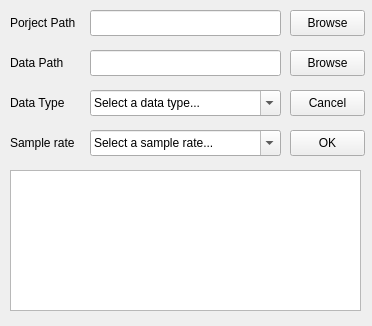
<?xml version="1.0" encoding="UTF-8"?>
<ui version="4.0">
 <class>rhd2avz</class>
 <widget class="QMainWindow" name="rhd2avz">
  <property name="geometry">
   <rect>
    <x>0</x>
    <y>0</y>
    <width>372</width>
    <height>326</height>
   </rect>
  </property>
  <property name="windowTitle">
   <string notr="true">Arc NeuroWave Visualizer</string>
  </property>
  <widget class="QWidget" name="centralwidget">
   <widget class="QLabel" name="label_path">
    <property name="geometry">
     <rect>
      <x>10</x>
      <y>10</y>
      <width>71</width>
      <height>26</height>
     </rect>
    </property>
    <property name="text">
     <string>Porject Path</string>
    </property>
   </widget>
   <widget class="QLineEdit" name="lineEdit_path">
    <property name="geometry">
     <rect>
      <x>90</x>
      <y>10</y>
      <width>191</width>
      <height>26</height>
     </rect>
    </property>
   </widget>
   <widget class="QPushButton" name="pushButton_browse">
    <property name="geometry">
     <rect>
      <x>290</x>
      <y>10</y>
      <width>75</width>
      <height>26</height>
     </rect>
    </property>
    <property name="text">
     <string>Browse</string>
    </property>
   </widget>
   <widget class="QComboBox" name="comboBox_2">
    <property name="geometry">
     <rect>
      <x>90</x>
      <y>90</y>
      <width>191</width>
      <height>26</height>
     </rect>
    </property>
    <property name="editable">
     <bool>true</bool>
    </property>
    <property name="currentText">
     <string>Select a data type...</string>
    </property>
   </widget>
   <widget class="QLabel" name="label">
    <property name="geometry">
     <rect>
      <x>10</x>
      <y>90</y>
      <width>71</width>
      <height>26</height>
     </rect>
    </property>
    <property name="text">
     <string>Data Type</string>
    </property>
    <property name="wordWrap">
     <bool>false</bool>
    </property>
   </widget>
   <widget class="QLabel" name="label_2">
    <property name="geometry">
     <rect>
      <x>10</x>
      <y>130</y>
      <width>71</width>
      <height>26</height>
     </rect>
    </property>
    <property name="text">
     <string>Sample rate</string>
    </property>
   </widget>
   <widget class="QComboBox" name="comboBox">
    <property name="geometry">
     <rect>
      <x>90</x>
      <y>130</y>
      <width>191</width>
      <height>26</height>
     </rect>
    </property>
    <property name="editable">
     <bool>true</bool>
    </property>
    <property name="currentText">
     <string notr="true">Select a sample rate...</string>
    </property>
    <property name="maxVisibleItems">
     <number>9</number>
    </property>
   </widget>
   <widget class="QPushButton" name="pushButton">
    <property name="geometry">
     <rect>
      <x>290</x>
      <y>130</y>
      <width>75</width>
      <height>26</height>
     </rect>
    </property>
    <property name="text">
     <string>OK</string>
    </property>
   </widget>
   <widget class="QPushButton" name="pushButton_2">
    <property name="geometry">
     <rect>
      <x>290</x>
      <y>90</y>
      <width>75</width>
      <height>26</height>
     </rect>
    </property>
    <property name="text">
     <string>Cancel</string>
    </property>
   </widget>
   <widget class="QTextEdit" name="textEdit_log">
    <property name="geometry">
     <rect>
      <x>10</x>
      <y>170</y>
      <width>351</width>
      <height>141</height>
     </rect>
    </property>
    <property name="verticalScrollBarPolicy">
     <enum>Qt::ScrollBarAsNeeded</enum>
    </property>
    <property name="readOnly">
     <bool>true</bool>
    </property>
   </widget>
   <widget class="QLineEdit" name="lineEdit_path_2">
    <property name="geometry">
     <rect>
      <x>90</x>
      <y>50</y>
      <width>191</width>
      <height>26</height>
     </rect>
    </property>
   </widget>
   <widget class="QPushButton" name="pushButton_browse_2">
    <property name="geometry">
     <rect>
      <x>290</x>
      <y>50</y>
      <width>75</width>
      <height>26</height>
     </rect>
    </property>
    <property name="text">
     <string>Browse</string>
    </property>
   </widget>
   <widget class="QLabel" name="label_path_2">
    <property name="geometry">
     <rect>
      <x>10</x>
      <y>50</y>
      <width>71</width>
      <height>26</height>
     </rect>
    </property>
    <property name="text">
     <string>Data Path</string>
    </property>
   </widget>
  </widget>
 </widget>
 <resources/>
 <connections/>
</ui>
